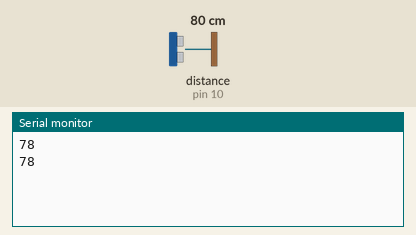
This sketch was run on a simulated Arduino Uno, built with avr-gcc and run on an emulated ATmega328P. Shown: the last lines printed to the serial monitor. Wiring (inferred from the names in the program): ultrasonic range finder: trigger pin 9; echo pin 10. Inputs (shaded band) come from the test bench; at power-on: distance to the obstacle (sensor on pin 10) 80 cm. The echo pulse lasts 58.3 µs per cm.

Above: at 5.8 s.
5.9 s: distance to the obstacle (sensor on pin 10) set to 2 cm
At 11.4 s:
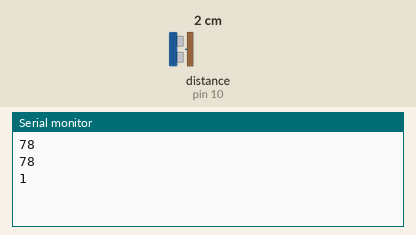
11.9 s: distance to the obstacle (sensor on pin 10) set to 4 cm
At 16.5 s:
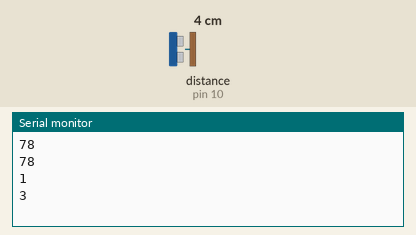
Timing chart, 0 to 18.0 s (numbered marks = the images above; inputs shaded):
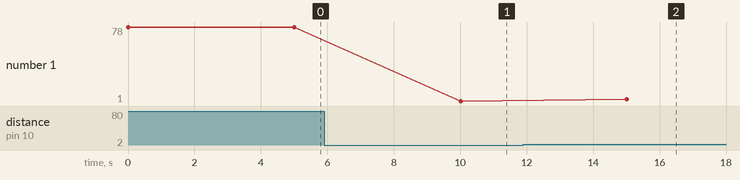

Measured:
- after the input at 5.9 s, the serial monitor: prints a new line after 4.1 s (image 1)
- after the input at 11.9 s, the serial monitor: prints a new line after 3.1 s (image 2)
- plotted number 1: 78 → 1 after the input at 5.9 s, 1 → 3 after the input at 11.9 s

The sketch:

arduino.ino
```cpp
#define TRIG_PIN 9
#define ECHO_PIN 10

void setup() {
  Serial.begin(9600);
  pinMode(TRIG_PIN, OUTPUT);
  pinMode(ECHO_PIN, INPUT);
}

void loop() {
  digitalWrite(TRIG_PIN, LOW);
  delayMicroseconds(2);
  digitalWrite(TRIG_PIN, HIGH);
  delayMicroseconds(10);
  digitalWrite(TRIG_PIN, LOW);
  long duration = pulseIn(ECHO_PIN, HIGH);
  int distance = duration * 0.034 / 2;
  Serial.println(distance);
  delay(5000); // Thực hiện đo khoảng cách sau mỗi 100ms
}
```
